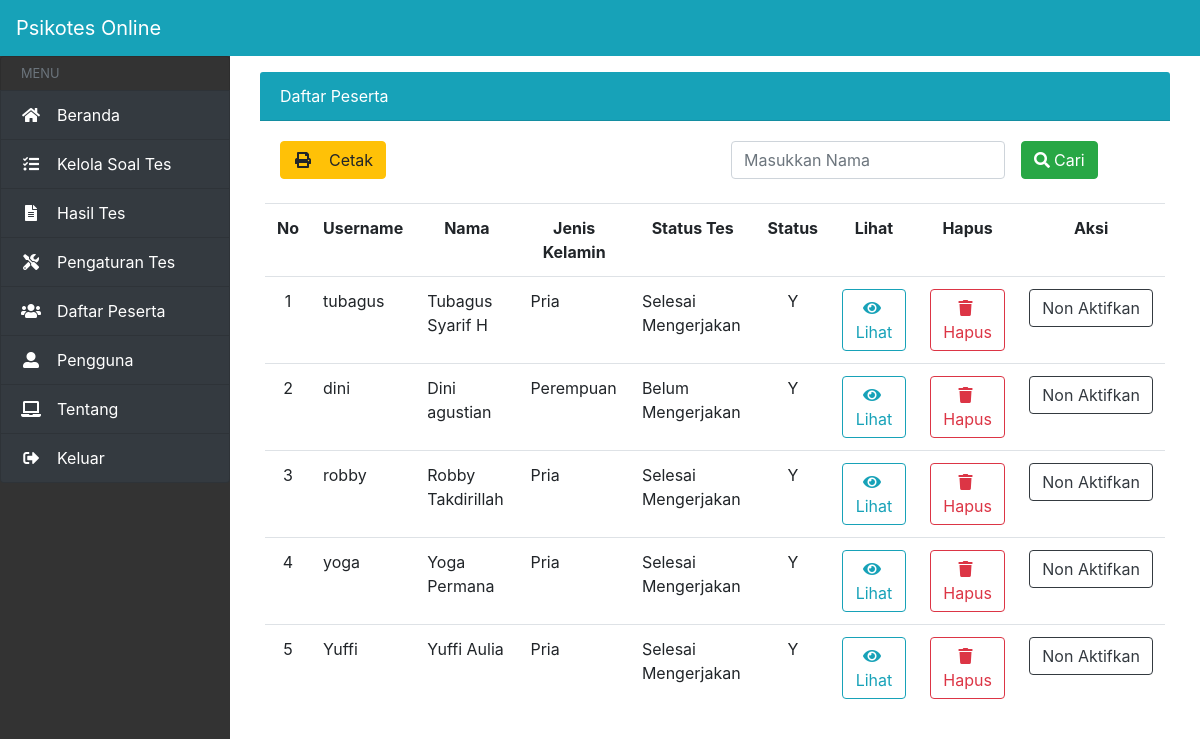
Page /admin/media.php?module=users (signed in) on the committed database.
### tables this page shows
CREATE TABLE `tbl_user` (
  `id_user` int(11) NOT NULL,
  `username` varchar(40) NOT NULL,
  `password` varchar(100) NOT NULL,
  `nama` text NOT NULL,
  `tgl_lahir` varchar(30) NOT NULL,
  `jk` varchar(20) NOT NULL,
  `email` varchar(80) NOT NULL,
  `telp` varchar(13) NOT NULL,
  `alamat` text NOT NULL,
  `statusaktif` enum('Y','N') NOT NULL DEFAULT 'Y',
  `stat_tes` varchar(10) NOT NULL
);

### admin/modul/mod_users/users.php (the view, shortened to what this page needs)
<div class="row" id="body-row">
  <div id="sidebar-container" class="sidebar-expanded d-none d-md-block">
    <ul class="list-group">
      <li class="list-group-item sidebar-separator-title text-muted d-flex align-items-center menu-collapsed">
        <small>MENU</small>
      </li>
      <a href="?module=home" class="bg-dark list-group-item list-group-item-action flex-column align-items-start">
        <div class="d-flex w-100 justify-content-start align-items-center">
          <span class="fas fa-home fa-fw mr-3"></span>
          <span class="menu-collapsed">Beranda</span>
        </div>
      </a>
      <a href="?module=soal" class="bg-dark list-group-item list-group-item-action flex-column align-items-start">
        <div class="d-flex w-100 justify-content-start align-items-center">
          <span class="fa fa-tasks fa-fw mr-3"></span>
          <span class="menu-collapsed">Kelola Soal Tes</span>
        </div>
      </a>
      <a href="?module=hasiltes" class="bg-dark list-group-item list-group-item-action flex-column align-items-start">
        <div class="d-flex w-100 justify-content-start align-items-center">
          <span class="fa fa-file-alt fa-fw mr-3"></span>
          <span class="menu-collapsed">Hasil Tes</span>
        </div>
      </a>
      <a href="?module=pengaturantes"
        class="bg-dark list-group-item list-group-item-action flex-column align-items-start">
        <div class="d-flex w-100 justify-content-start align-items-center">
          <span class="fa fa-tools fa-fw mr-3"></span>
          <span class="menu-collapsed">Pengaturan Tes</span>
        </div>
      </a>
      <a href="?module=users" class="bg-dark list-group-item list-group-item-action flex-column align-items-start">
        <div class="d-flex w-100 justify-content-start align-items-center">
          <span class="fa fa-users fa-fw mr-3"></span>
          <span class="menu-collapsed">Daftar Peserta</span>
        </div>
      </a>
      <a href="?module=pengguna" class="bg-dark list-group-item list-group-item-action flex-column align-items-start">
        <div class="d-flex w-100 justify-content-start align-items-center">
          <span class="fa fa-user-alt fa-fw mr-3"></span>
          <span class="menu-collapsed">Pengguna</span>
        </div>
      </a>
      <a href="?module=tentang" class="bg-dark list-group-item list-group-item-action flex-column align-items-start">
        <div class="d-flex w-100 justify-content-start align-items-center">
          <span class="fa fa-laptop fa-fw mr-3"></span>
          <span class="menu-collapsed">Tentang</span>
        </div>
      </a>
      <a href="http://localhost/psikotes/admin/logout.php"
        class="bg-dark list-group-item list-group-item-action flex-column align-items-start">
        <div class="d-flex w-100 justify-content-start align-items-center">
          <span class="fa fa-sign-out-alt fa-fw mr-3"></span>
          <span class="menu-collapsed">Keluar</span>
        </div>
      </a>
    </ul>
  </div>
  <div class="col">
    <div id="page-wrapper">
      <div class="container-fluid mt-3">
        <div class="row">
          <div class="col-lg-12">
            <div class="card-header bg-info text-white">
              Daftar Peserta
            </div>
            <div class="card-body">
              <?php
$aksi="modul/mod_users/aksi_users.php";
switch($_GET[act]){
  default:
echo "<div class='row'>
<div class='col-lg-6'>
    <a class='btn btn-warning' href='cetak/cetakpeserta' role='button' target='_blank' rel='noopener noreferrer'><span class='fa fa-print fa-fw mr-3'></span>Cetak</a>
</div>";
  echo "<div col-lg-6>
<form class='form-inline'method='POST' action=?module=users&act=cariusers>
<div class='form-group mx-sm-3 mb-2'>
<input class='form-control' type=text name='cari'  placeholder='Masukkan Nama' list='auto'  required/>
<button class='btn btn-success ml-3' type='submit'><i class='fa fa-search mr-1'></i>Cari</button></div></div>";
echo"<datalist id='auto'>";
echo"</datalist></form>
</div>";
      $tampil = mysql_query("SELECT * FROM tbl_user");
      echo "
      <div class='row'>
      <div class='col-12 col sm-3'></div>
    <table class='table table-hover mt-3'>
          <tr align='center'><th>No</th><th>Username</th><th>Nama</th><th>Jenis Kelamin</th><th>Status Tes</th><th>Status</th><th>Lihat</th><th>Hapus</th><th>Aksi</th></tr>";
    $no=1;
    while ($r=mysql_fetch_array($tampil)){
       echo "<tr><td align='center'>$no</td>
             <td>$r[username]</td>
            <td>$r[nama]</td>
        <td>$r[jk]</td>";
        if ($r[stat_tes]=="Sudah") {
          echo "<td>Selesai Mengerjakan</td>";
        }else{
          echo "<td>Belum Mengerjakan</td>";
        }
        echo  "<td align=center>$r[statusaktif]</td>
        <td align='center'><a class='btn btn-outline-info' href='?module=users&act=lihat&id=$r[id_user]' role='button'><i class='fa fa-eye mr-1'></i>Lihat</a></td>
             <td align='center'><a class='btn btn-outline-danger' href=$aksi?module=users&act=hapus&id=$r[id_user] role='button'><i class='fa fa-trash mr-1'></i>Hapus</a></td>";
        if ($r[statusaktif]=="Y") {
          echo"<td align='center'><input type=button class='btn btn-outline-dark' value='Non Aktifkan' onclick=\"window.location.href='$aksi?module=users&act=nonaktif&id=$r[id_user]';\"></td>";
        }else {
          echo"<td align='center'><input class='btn btn-outline-success' type=button value='Aktifkan' onclick=\"window.location.href='$aksi?module=users&act=aktif&id=$r[id_user]';\"></td>";
        }
        echo"</tr>";
      $no++;
    }
    echo "</table></div>";
    break;
}
?>
            </div>
          </div>
        </div>
      </div>
    </div>
  </div>
</div>
</div>

### admin/assets/css/sidebar.css (style rules this page uses)
#body-row { margin-left:0; margin-right:0; }
#sidebar-container { min-height: 100vh; background-color: #333; padding: 0; }
.sidebar-expanded { width: 230px; }
#sidebar-container .list-group a { height: 50px; color: white; }
.sidebar-separator-title { background-color: #333; height: 35px; }

### rows in the picture
tbl_user: username "tubagus", nama "Tubagus Syarif H", jk "Pria", stat_tes "Selesai Mengerjakan", statusaktif "Y"
tbl_user: username "dini", nama "Dini agustian", jk "Perempuan", stat_tes "Belum Mengerjakan", statusaktif "Y"
tbl_user: username "robby", nama "Robby Takdirillah", jk "Pria", stat_tes "Selesai Mengerjakan", statusaktif "Y"
tbl_user: username "yoga", nama "Yoga Permana", jk "Pria", stat_tes "Selesai Mengerjakan", statusaktif "Y"
tbl_user: username "Yuffi", nama "Yuffi Aulia", jk "Pria", stat_tes "Selesai Mengerjakan", statusaktif "Y"
